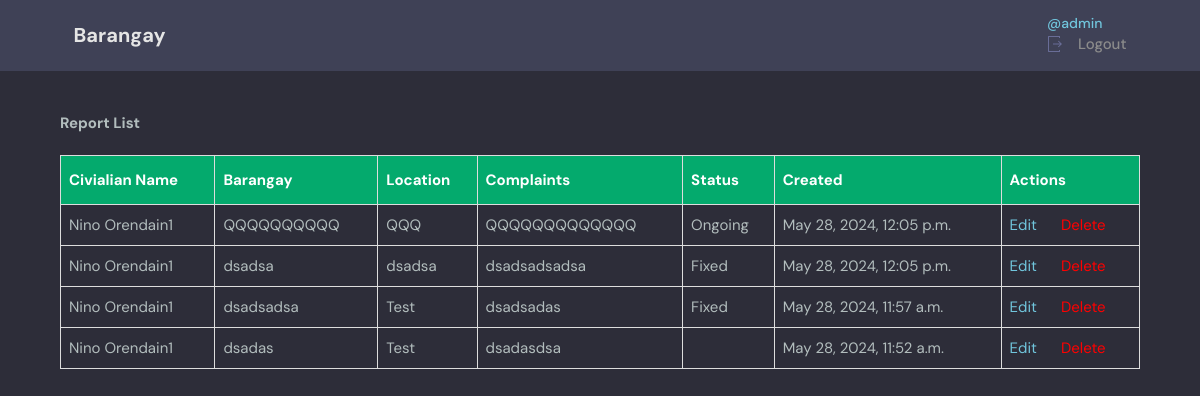
Page /staff-reports/ (signed in) on the committed database.
### base/models.py (models this page shows, shortened)
class User(AbstractUser):
    name = models.CharField(max_length=200, null=True)
    address = models.CharField(max_length=200, null=True)
    email = models.EmailField(unique=True, null=True)
    bio = models.TextField(null=True)
    phone_number = models.CharField(max_length=20, null=True)
    avatar = models.ImageField(null=True)
    USERNAME_FIELD = 'email'
    REQUIRED_FIELDS = ['username']

class Report(models.Model):
    user = models.ForeignKey(User, on_delete=models.SET_NULL, null=True)
    status = models.ForeignKey(Status, on_delete=models.CASCADE, default=None, null=True)
    location = models.CharField(max_length=200, null=True)
    location = models.CharField(max_length=200, null=True)
    description = models.TextField(null=True)
    image = models.ImageField(null=True)
    barangay = models.CharField(max_length=200, null=True)
    updated = models.DateTimeField(auto_now=True)
    created = models.DateTimeField(auto_now_add=True)
    class Meta:
        ordering = ['-updated', '-created']

class Status(models.Model):
    name = models.CharField(max_length=200, null=True)

### base/views.py (the view)
# urls.py: path('staff-reports/', views.staffReports, name="staff-reports"),
@user_passes_test(is_staff)
@login_required(login_url='login')
def staffReports(request):
    reports = Report.objects.all()
    context = {'reports': reports}
    return render(request, 'base/staff_reports.html', context)

### base/views.py (called while the page is built)
def is_staff(user):
    return user.is_staff

### base/templates/base/staff_reports.html
{% extends 'main.html' %}
{% block content %}
<main class="layout">
    <div class="container" style="display: block;">
      <div style="margin-top: 40px;">
          <h1 style="margin-bottom: 20px;">Report List</h1>
          <table id="customers">
            <tr>
                <th>Civialian Name</th>
                <th>Barangay</th>
                <th>Location</th>
                <th>Complaints</th>
                <th>Status</th>
                <th>Created</th>
                <th>Actions</th>
            </tr>
            {% for report in reports %}
                <tr>
                    <td> {{report.user.name}} </td>
                    <td> {{report.barangay}} </td>
                    <td> {{report.location}} </td>
                    <td> {{report.description}} </td>
                    <td> {{report.status.name}} </td>
                    <td> {{report.created}} </td>
                    <td>
                        <a href="{% url 'update-report' report.id %}">Edit</a>
                        <a href="{% url 'delete-report' report.id %}" style="margin-left: 20px; color: red;">Delete</a>
                    </td>
                </tr>
            {% endfor %}
          </table>
      </div>
    </div>
  </main>
{% endblock %}

### templates/main.html (shortened to what this page needs)
<!DOCTYPE html>
{% load static %}
<html lang="en">
<head>
    <link rel="stylesheet" href="{% static 'styles/style.css' %}" />
</head>
<body>
    {% include 'navbar.html' %}
    {% block content %}
    {% endblock %}
</body>
</html>

### templates/navbar.html (shortened to what this page needs)
{% load static %}
<header class="header header--loggedIn">
    <div class="container">
        <a href="{% url 'home' %}" class="header__logo">
            <h1>Barangay</h1>
        </a>
        <nav class="header__menu">
            {% if request.user.is_authenticated %}
            <div class="header__user">
                <a  href="{% url 'update-user' %}">
                    <p><span>@{{request.user.username}}</span></p>
                </a>
            </div>
            <div>
                <a href="{% url 'logout' %}" class="dropdown-link">
                    Logout</a>
            </div>
            {% else %}
            <a href="{% url 'login' %}">
                <img src="{% static 'images/avatar.svg' %}" />
                <p>Login</p>
            </a>
            {% endif %}
        </nav>
    </div>
</header>

### static/styles/style.css (style rules this page uses)
:root { --color-main: #71c6dd; --color-main-light: #e1f6fb; --color-dark: #3f4156; --color-dark-medium: #51546e; --color-dark-light: #696d97; --color-light: #e5e5e5; --color-gray: #8b8b8b; --color-light-gray: #b2bdbd; --color-bg: #2d2d39; --color-success: #5dd693; --color-error: #fc4b0b; }
* { font-family: "DM Sans", -apple-system, BlinkMacSystemFont, "Segoe UI", Roboto, Oxygen, Ubuntu, Cantarell, "Open Sans", "Helvetica Neue", sans-serif; margin: 0; padding: 0; box-sizing: border-box; text-rendering: optimizeLegibility; font-size: inherit; }
html { font-size: 56.25%; }
@media only screen and (min-width: 1200px) { html { font-size: 62.5%; } }
body { line-height: 1.6; font-weight: 400; font-size: 1.5rem; color: var(--color-light-gray); background-color: var(--color-bg); min-height: 100vh; }
a { display: inline-block; color: var(--color-main); text-decoration: none; }
.container { max-width: 120rem; width: 90%; margin: auto; }
.header { padding: 1.5rem; background-color: var(--color-dark); }
.header > .container { display: flex; gap: 9.5rem; }
.header__logo, .header__user { display: flex; gap: 2rem; align-items: center; }
.header__logo > h1 { font-weight: 700; font-size: 2rem; color: var(--color-light); }
.header__menu { margin-left: auto; position: relative; }
.header__menu a { display: flex; gap: 1.5rem; align-items: center; font-weight: 500; text-decoration: none; color: var(--color-gray); }
.header__menu p { line-height: 1.2; }
.header__menu span { color: var(--color-main); font-weight: 500; font-size: 1.4rem; display: block; }
.header__menu svg { width: 1.6rem; height: 1.6rem; fill: var(--color-dark-light); }
.layout { margin-top: 2.4rem; }
.layout > .container { display: flex; justify-content: space-between; align-items: flex-start; }
#customers { font-family: Arial, Helvetica, sans-serif; border-collapse: collapse; width: 100%; }
#customers td, #customers th { border: 1px solid #ddd; padding: 8px; }
#customers th { padding-top: 12px; padding-bottom: 12px; text-align: left; background-color: #04AA6D; color: white; }

### rows in the picture
User: user.username "admin"
Report: user.name "Nino Orendain1", barangay "QQQQQQQQQQ", location "QQQ", description "QQQQQQQQQQQQQ", status.name "Ongoing", created "May 28, 2024, 12:05 p.m."
Report: user.name "Nino Orendain1", barangay "dsadsa", location "dsadsa", description "dsadsadsadsa", status.name "Fixed", created "May 28, 2024, 12:05 p.m."
Report: user.name "Nino Orendain1", barangay "dsadsadsa", location "Test", description "dsadsadas", status.name "Fixed", created "May 28, 2024, 11:57 a.m."
Report: user.name "Nino Orendain1", barangay "dsadas", location "Test", description "dsadasdsa", created "May 28, 2024, 11:52 a.m."
